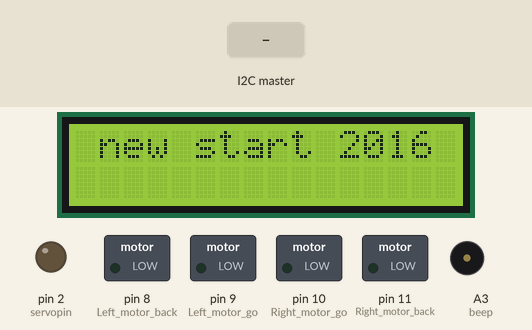
Recording of a sketch running on a simulated Arduino Uno, built with avr-gcc and run on an emulated ATmega328P. Parts: 16×2 character LCD, switched loads named in the sketch (green lamp = pin HIGH), output pins drawn as LEDs (lit = HIGH), buzzer (waves = sounding, pin HIGH). The inputs (shaded band) are chosen by the test bench. What the sketch prints to the serial monitor is not drawn.

Above: at 1.2 s.
1.3 s: the I2C master sends the byte 1
2.8 s: the I2C master sends the byte 2
At 3.7 s:
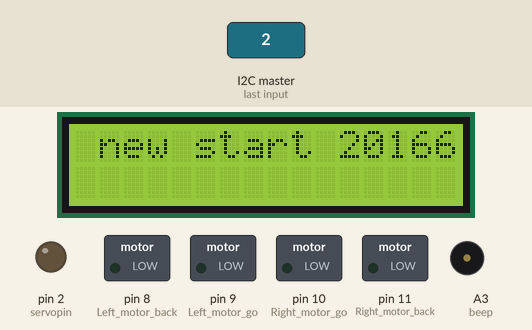
4.3 s: the I2C master sends the byte 90
5.8 s: the I2C master sends the byte 0
7.3 s: the I2C master sends the byte 200
8.8 s: the I2C master sends the byte 1
Timing chart, 0 to 11.3 s (numbered marks = the images above; inputs shaded):
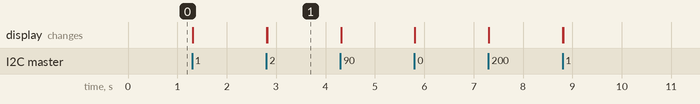

Measured:
- after the input at 2.8 s, the display: first changes at once (image 1 shows a later state)

The sketch:

avoid_servo_asr_OPENMV.ino
```cpp
//============================亚博科技========================================
//  智能小车超声波避障实验(有舵机)
//  程序中电脑打印数值部分都被屏蔽了，打印会影响小车遇到障碍物的反应速度
//  调试时可以打开屏蔽内容Serial.print，打印测到的距离
//  本实验控制速度的pwm值和延时均有调节，但还是配合实际情况，实际电量调节数值
//=============================================================================
//#include <Servo.h>
#include <LiquidCrystal.h> //申明1602液晶的函数库
//申明1602液晶的引脚所连接的Arduino数字端口，8线或4线数据模式，任选其一
//LiquidCrystal lcd(12,11,10,9,8,7,6,5,4,3,2);   //8数据口模式连线声明
#include <Wire.h>
LiquidCrystal lcd(13,12,7,6,5,4,3); //4数据口模式连线声明

int Echo = A1;  // Echo回声脚(P2.0)
int Trig =A0;  //  Trig 触发脚(P2.1)

int Front_Distance = 0;//
int Left_Distance = 0;
int Right_Distance = 0;

int Left_motor_back=8;     //左电机后退(IN1)
int Left_motor_go=9;     //左电机前进(IN2)

int Right_motor_go=10;    // 右电机前进(IN3)
int Right_motor_back=11;    // 右电机后退(IN4)

int key=A2;//定义按键 A2 接口
int beep=A3;//定义蜂鸣器 A3 接口

//const int SensorRight = 3;   	//右循迹红外传感器(P3.2 OUT1)
//const int SensorLeft = 4;     	//左循迹红外传感器(P3.3 OUT2)

//const int SensorRight_2 = 6;   	//右红外传感器(P3.5 OUT4)
//const int SensorLeft_2 = 5;     //左红外传感器(P3.4 OUT3)

//int SL;    //左循迹红外传感器状态
//int SR;    //右循迹红外传感器状态
//int SL_2;    //左红外传感器状态
//int SR_2;    //右红外传感器状态

int servopin=2;//设置舵机驱动脚到数字口2
int myangle;//定义角度变量
int pulsewidth;//定义脉宽变量
int val;
int val_asr;// asr rev val

volatile  char what = 0;  // 接收openmv命令 byte

void setup()
{
  Wire.begin(22); // 小车作为iic从设备，号22
  Wire.onRequest(mvWrite); // iic中断程序声明：当主设备要求从设备反馈的时候调用
  Wire.onReceive(mvRead);// iic中断程序声明：当从设备接收到主设备的数据时调用
  Serial.begin(9600);     // 初始化串口
  //Serial.println("play,090,$"); //测试：叫 何健飞
  //初始化电机驱动IO为输出方式
  pinMode(Left_motor_go,OUTPUT); // PIN 8 (PWM)
  pinMode(Left_motor_back,OUTPUT); // PIN 9 (PWM)
  pinMode(Right_motor_go,OUTPUT);// PIN 10 (PWM)
  pinMode(Right_motor_back,OUTPUT);// PIN 11 (PWM)
  pinMode(key,INPUT);//定义按键接口为输入接口
  pinMode(beep,OUTPUT);
  // pinMode(SensorRight, INPUT); //定义右循迹红外传感器为输入
  // pinMode(SensorLeft, INPUT); //定义左循迹红外传感器为输入
  //pinMode(SensorRight_2, INPUT); //定义右红外传感器为输入
  //pinMode(SensorLeft_2, INPUT); //定义左红外传感器为输入
  //初始化超声波引脚
  pinMode(Echo, INPUT);    // 定义超声波输入脚
  pinMode(Trig, OUTPUT);   // 定义超声波输出脚
  lcd.begin(16,2);      //初始化1602液晶工作                       模式
  //定义1602液晶显示范围为2行16列字符
  pinMode(servopin,OUTPUT);//设定舵机接口为输出接口
}

//==============openmv operation==========
void mvWrite()
{
  Wire.write("Hello "); // 送出 6 個 char 給 IIC 上的主人
}

void mvRead(int howMany)
{
  lcd.clear();
  lcd.home();        //把光标移回左上角，即从头开始输出
  //while( Wire.available( ) ) gg += (char) Wire.read( );
  while(Wire.available( ) )
  {
   what = Wire.read( ) ; // 送出 6 個 char 給 IIC 上的主人
   if (0 != what)
   {
       lcd.print(what);
       if ('j'== what){
        // face== he jianfei
          Serial.println("play,090,$");
       }
       if ('f'== what){
        // face==sun fang
          Serial.println("play,091,$");
       }
       if ('z'== what){
        // face==he zhiyuan
          Serial.println("play,092,$");
       }
       if ('m'== what){
        // face==he muyuan
          Serial.println("play,093,$");
       }
   }
  }
}


//=======================智能小车的基本动作=========================
//void run(int time)     // 前进
void run(int Sp_right,int Sp_left,int time)     // 前进
{
  digitalWrite(Right_motor_go,HIGH);  // 右电机前进
  digitalWrite(Right_motor_back,LOW);
  analogWrite(Right_motor_go,Sp_right);//PWM比例0~255调速，左右轮差异略增减
  analogWrite(Right_motor_back,0);
  digitalWrite(Left_motor_go,HIGH);  // 左电机前进
  digitalWrite(Left_motor_back,LOW);
  analogWrite(Left_motor_go,Sp_left);//Prun(165,165)WM比例0~255调速，左右轮差异略增减
  analogWrite(Left_motor_back,0);
  delay(time * 100);   //执行时间，可以调整
}

void brake(int time)  //刹车，停车
{
  digitalWrite(Right_motor_go,LOW);
  digitalWrite(Right_motor_back,LOW);
  digitalWrite(Left_motor_go,LOW);
  digitalWrite(Left_motor_back,LOW);
  delay(time * 100);//执行时间，可以调整
}

void left(int time)         //左转(左轮不动，右轮前进)
//void left()         //左转(左轮不动，右轮前进)
{
  digitalWrite(Right_motor_go,HIGH);	// 右电机前进
  digitalWrite(Right_motor_back,LOW);
  analogWrite(Right_motor_go,200);
  analogWrite(Right_motor_back,0);//PWM比例0~255调速
  digitalWrite(Left_motor_go,LOW);   //左轮后退
  digitalWrite(Left_motor_back,LOW);
  analogWrite(Left_motor_go,0);
  analogWrite(Left_motor_back,0);//PWM比例0~255调速
  delay(time * 100);	//执行时间，可以调整
}

void spin_left(int time)         //左转(左轮后退，右轮前进)
{
  digitalWrite(Right_motor_go,HIGH);	// 右电机前进
  digitalWrite(Right_motor_back,LOW);
  analogWrite(Right_motor_go,150);
  analogWrite(Right_motor_back,0);//PWM比例0~255调速
  digitalWrite(Left_motor_go,LOW);   //左轮后退
  digitalWrite(Left_motor_back,HIGH);
  analogWrite(Left_motor_go,0);
  analogWrite(Left_motor_back,150);//PWM比例0~255调速
  delay(time * 100);	//执行时间，可以调整
}

void right(int time)
//void right()        //右转(右轮不动，左轮前进)
{
  digitalWrite(Right_motor_go,LOW);   //右电机后退
  digitalWrite(Right_motor_back,LOW);
  analogWrite(Right_motor_go,0);
  analogWrite(Right_motor_back,0);//PWM比例0~255调速
  digitalWrite(Left_motor_go,HIGH);//左电机前进
  digitalWrite(Left_motor_back,LOW);
  analogWrite(Left_motor_go,200);
  analogWrite(Left_motor_back,0);//PWM比例0~255调速
  delay(time * 100);	//执行时间，可以调整
}

void spin_right(int time)        //右转(右轮后退，左轮前进)
{
  digitalWrite(Right_motor_go,LOW);   //右电机后退
  digitalWrite(Right_motor_back,HIGH);
  analogWrite(Right_motor_go,0);
  analogWrite(Right_motor_back,150);//PWM比例0~255调速
  digitalWrite(Left_motor_go,HIGH);//左电机前进
  digitalWrite(Left_motor_back,LOW);
  analogWrite(Left_motor_go,150);
  analogWrite(Left_motor_back,0);//PWM比例0~255调速
  delay(time * 100);	//执行时间，可以调整
}

void back(int time)          //后退
{
  digitalWrite(Right_motor_go,LOW);  //右轮后退
  digitalWrite(Right_motor_back,HIGH);
  analogWrite(Right_motor_go,0);
  analogWrite(Right_motor_back,200);//PWM比例0~255调速
  digitalWrite(Left_motor_go,LOW);  //左轮后退
  digitalWrite(Left_motor_back,HIGH);
  analogWrite(Left_motor_go,0);
  analogWrite(Left_motor_back,200);//PWM比例0~255调速
  delay(time * 100);     //执行时间，可以调整
}
//==========================================================

void keysacn()//按键扫描
{
  int val;
  val=digitalRead(key);//读取数字7 口电平值赋给val
  while(!digitalRead(key))//当按键没被按下时，一直循环
  {
    val=digitalRead(key);//此句可省略，可让循环跑空
  }
  while(digitalRead(key))//当按键被按下时
  {
    delay(10);	//延时10ms
    val=digitalRead(key);//读取数字7 口电平值赋给val
    if(val==HIGH)  //第二次判断按键是否被按下
    {
      digitalWrite(beep,HIGH);		//蜂鸣器响
      while(!digitalRead(key))	//判断按键是否被松开
        digitalWrite(beep,LOW);		//蜂鸣器停止
    }
    else
      digitalWrite(beep,LOW);          //蜂鸣器停止
  }
}

float Distance_test()   // 量出前方距离
{
  digitalWrite(Trig, LOW);   // 给触发脚低电平2μs
  delayMicroseconds(2);
  digitalWrite(Trig, HIGH);  // 给触发脚高电平10μs，这里至少是10μs
  delayMicroseconds(10);
  digitalWrite(Trig, LOW);    // 持续给触发脚低电
  float Fdistance = pulseIn(Echo, HIGH);  // 读取高电平时间(单位：微秒)
  Fdistance= Fdistance/58;       //为什么除以58等于厘米，  Y米=（X秒*344）/2
  // X秒=（ 2*Y米）/344 ==》X秒=0.0058*Y米 ==》厘米=微秒/58
  //Serial.print("Distance:");      //输出距离（单位：厘米）
  //Serial.println(Fdistance);         //显示距离
  //Distance = Fdistance;
  return Fdistance;
}

void Distance_display(int Distance)//显示距离
{
  if((2<Distance)&(Distance<400))
  {
    lcd.home();        //把光标移回左上角，即从头开始输出
    lcd.print("    Distance: ");       //显示
    lcd.setCursor(6,2);   //把光标定位在第2行，第6列
    lcd.print(Distance);       //显示距离
    lcd.print("cm");          //显示
  }
  else
  {
    lcd.home();        //把光标移回左上角，即从头开始输出
    lcd.print("!!! Out of range");       //显示
  }
  delay(250);
  lcd.clear();
}

void servopulse(int servopin,int myangle)/*定义一个脉冲函数，用来模拟方式产生PWM值*/
{
  pulsewidth=(myangle*11)+500;//将角度转化为500-2480 的脉宽值
  digitalWrite(servopin,HIGH);//将舵机接口电平置高
  delayMicroseconds(pulsewidth);//延时脉宽值的微秒数
  digitalWrite(servopin,LOW);//将舵机接口电平置低
  delay(20-pulsewidth/1000);//延时周期内剩余时间
}

void front_detection()
{
  //此处循环次数减少，为了增加小车遇到障碍物的反应速度
  for(int i=0;i<=5;i++) //产生PWM个数，等效延时以保证能转到响应角度
  {
    servopulse(servopin,90);//模拟产生PWM
  }
  Front_Distance = Distance_test();
  //Serial.print("Front_Distance:");      //输出距离（单位：厘米）
 // Serial.println(Front_Distance);         //显示距离
 //Distance_display(Front_Distance);
}

void left_detection()
{
  for(int i=0;i<=15;i++) //产生PWM个数，等效延时以保证能转到响应角度
  {
    servopulse(servopin,175);//模拟产生PWM
  }
  Left_Distance = Distance_test();
  //Serial.print("Left_Distance:");      //输出距离（单位：厘米）
  //Serial.println(Left_Distance);         //显示距离
}

void right_detection()
{
  for(int i=0;i<=15;i++) //产生PWM个数，等效延时以保证能转到响应角度
  {
    servopulse(servopin,5);//模拟产生PWM
  }
  Right_Distance = Distance_test();
  //Serial.print("Right_Distance:");      //输出距离（单位：厘米）
  //Serial.println(Right_Distance);         //显示距离
}
//===========================================================
void loop()
{
//  keysacn();	   //调用按键扫描函数
  lcd.home();        //把光标移回左上角，即从头开始输出
  lcd.print(" new start 2016");
  Serial.println("play,091,$"); //测试，叫孙芳
  delay(1);
  while(0)
  {
    front_detection();//测量前方距离
    if(Front_Distance < 32)//当遇到障碍物时
    {
      back(2);//后退减速
      brake(2);//停下来做测距
      left_detection();//测量左边距障碍物距离
      Distance_display(Left_Distance);//液晶屏显示距离
      right_detection();//测量右边距障碍物距离
      Distance_display(Right_Distance);//液晶屏显示距离
      if((Left_Distance < 35 ) &&( Right_Distance < 35 ))//当左右两侧均有障碍物靠得比较近
        spin_left(0.7);//旋转掉头
      else if(Left_Distance > Right_Distance)//左边比右边空旷
      {
        left(3);//左转
        brake(1);//刹车，稳定方向
      }
      else//右边比左边空旷
      {
        right(3);//右转
        brake(1);//刹车，稳定方向
      }
    }
    else
    {
    val_asr = Serial.read();//listen to asr
    if (-1 != val_asr)
      {
        if (20 == val_asr)//call the name "xiao wu"
        {
          brake(10);// stop
          lcd.clear();
          lcd.home();        //把光标移回左上角，即从头开始输出
          lcd.print("  calling me? ");       //显示
        }
        if (21 == val_asr)//here "zuo zhuan"
        {
          spin_left(1); // run
          left(3);//左转
          lcd.clear();
          lcd.home();        //把光标移回左上角，即从头开始输出
          lcd.print("  spin left ");       //显示
          brake(1);
        }
        if (22 == val_asr)//here "you zhuan"
        {
          spin_right(2); //
          right(3);//左转
          lcd.clear();
          lcd.home();        //把光标移回左上角，即从头开始输出
          lcd.print("  spin right ");       //显示
          brake(1);
        }
        if (23 == val_asr)//here "qian jin"
        {
          run(150,175,20); // run,2second is too long, easy to crash;reduce to 1s
          lcd.clear();
          lcd.home();        //把光标移回左上角，即从头开始输出
          lcd.print("  run! ");       //显示
          brake(1);
        }
        if (24 == val_asr)//here "hou tui"
        {
          back(10); // back
          lcd.clear();
          lcd.home();        //把光标移回左上角，即从头开始输出
          lcd.print("  back ");       //显示
          brake(1);
        }
        if (25 == val_asr)//here "jia su"
        {
          run(185,210,2); // run
          lcd.clear();
          lcd.home();        //把光标移回左上角，即从头开始输出
          lcd.print("  speed up ");       //显示
        }
        if (26 == val_asr)//here "jian su"
        {
          run(85,110,20); // run
          lcd.clear();
          lcd.home();        //把光标移回左上角，即从头开始输出
          lcd.print("  speed down ");       //显示
        }
      }
      else{
      //run(150,175,1); //无障碍物，直行
      }
    }
  } //end of while(1)
}//end of loop
```
